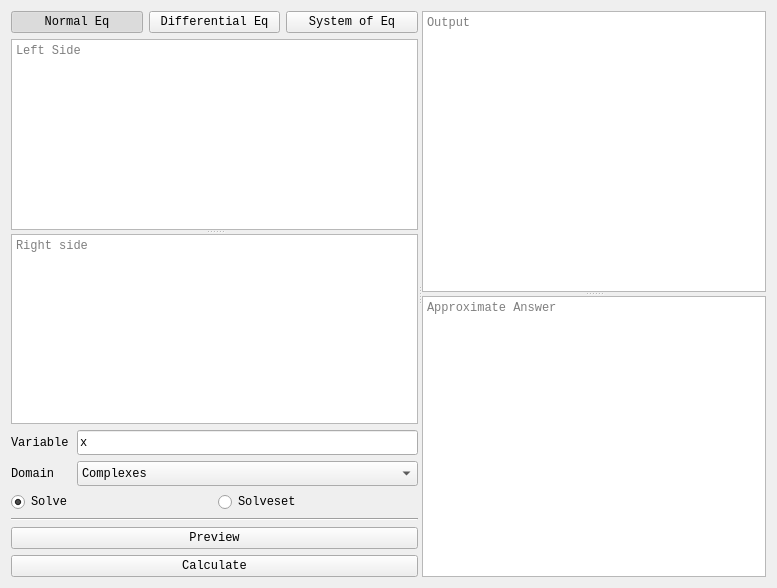
<?xml version="1.0" encoding="UTF-8"?>
<ui version="4.0">
 <class>Form</class>
 <widget class="QWidget" name="Form">
  <property name="geometry">
   <rect>
    <x>0</x>
    <y>0</y>
    <width>777</width>
    <height>588</height>
   </rect>
  </property>
  <property name="font">
   <font>
    <family>Courier New</family>
    <weight>50</weight>
    <bold>false</bold>
   </font>
  </property>
  <property name="windowTitle">
   <string>Form</string>
  </property>
  <property name="styleSheet">
   <string notr="true"/>
  </property>
  <layout class="QGridLayout" name="gridLayout">
   <item row="0" column="0">
    <widget class="QSplitter" name="splitter_3">
     <property name="orientation">
      <enum>Qt::Horizontal</enum>
     </property>
     <widget class="QWidget" name="layoutWidget">
      <layout class="QVBoxLayout" name="verticalLayout">
       <item>
        <widget class="QStackedWidget" name="eqStackedWidget">
         <property name="currentIndex">
          <number>0</number>
         </property>
         <widget class="QWidget" name="Normal">
          <layout class="QVBoxLayout" name="verticalLayout_2">
           <property name="leftMargin">
            <number>0</number>
           </property>
           <property name="topMargin">
            <number>0</number>
           </property>
           <property name="rightMargin">
            <number>0</number>
           </property>
           <property name="bottomMargin">
            <number>0</number>
           </property>
           <item>
            <layout class="QHBoxLayout" name="horizontalLayout_3">
             <property name="rightMargin">
              <number>0</number>
             </property>
             <item>
              <widget class="QPushButton" name="normalNormal">
               <property name="text">
                <string>Normal Eq</string>
               </property>
               <property name="checkable">
                <bool>true</bool>
               </property>
               <property name="checked">
                <bool>true</bool>
               </property>
               <property name="autoRepeat">
                <bool>false</bool>
               </property>
               <property name="autoExclusive">
                <bool>false</bool>
               </property>
              </widget>
             </item>
             <item>
              <widget class="QPushButton" name="normalDiff">
               <property name="mouseTracking">
                <bool>false</bool>
               </property>
               <property name="text">
                <string>Differential Eq</string>
               </property>
               <property name="checkable">
                <bool>true</bool>
               </property>
               <property name="autoRepeat">
                <bool>false</bool>
               </property>
               <property name="autoExclusive">
                <bool>false</bool>
               </property>
               <property name="autoDefault">
                <bool>false</bool>
               </property>
               <property name="default">
                <bool>false</bool>
               </property>
               <property name="flat">
                <bool>false</bool>
               </property>
              </widget>
             </item>
             <item>
              <widget class="QPushButton" name="normalSystem">
               <property name="text">
                <string>System of Eq</string>
               </property>
               <property name="checkable">
                <bool>true</bool>
               </property>
               <property name="autoExclusive">
                <bool>false</bool>
               </property>
              </widget>
             </item>
            </layout>
           </item>
           <item>
            <widget class="QSplitter" name="splitter_2">
             <property name="orientation">
              <enum>Qt::Vertical</enum>
             </property>
             <widget class="QTextEdit" name="EqNormalLeft">
              <property name="font">
               <font>
                <stylestrategy>PreferDefault</stylestrategy>
                <kerning>true</kerning>
               </font>
              </property>
              <property name="toolTip">
               <string>Left side of equation</string>
              </property>
              <property name="tabChangesFocus">
               <bool>true</bool>
              </property>
              <property name="lineWrapMode">
               <enum>QTextEdit::NoWrap</enum>
              </property>
              <property name="acceptRichText">
               <bool>false</bool>
              </property>
              <property name="placeholderText">
               <string>Left Side</string>
              </property>
             </widget>
             <widget class="QTextEdit" name="EqNormalRight">
              <property name="toolTip">
               <string>Right side of equation</string>
              </property>
              <property name="tabChangesFocus">
               <bool>true</bool>
              </property>
              <property name="acceptRichText">
               <bool>false</bool>
              </property>
              <property name="placeholderText">
               <string>Right side</string>
              </property>
             </widget>
            </widget>
           </item>
           <item>
            <layout class="QHBoxLayout" name="horizontalLayout_6">
             <item>
              <widget class="QLabel" name="label_2">
               <property name="minimumSize">
                <size>
                 <width>60</width>
                 <height>0</height>
                </size>
               </property>
               <property name="maximumSize">
                <size>
                 <width>60</width>
                 <height>16777215</height>
                </size>
               </property>
               <property name="toolTip">
                <string>Variable</string>
               </property>
               <property name="text">
                <string>Variable</string>
               </property>
              </widget>
             </item>
             <item>
              <widget class="QLineEdit" name="EqNormalVar">
               <property name="minimumSize">
                <size>
                 <width>0</width>
                 <height>25</height>
                </size>
               </property>
               <property name="toolTip">
                <string>Variable to solve for</string>
               </property>
               <property name="text">
                <string>x</string>
               </property>
              </widget>
             </item>
            </layout>
           </item>
           <item>
            <layout class="QHBoxLayout" name="horizontalLayout_2">
             <item>
              <widget class="QLabel" name="label">
               <property name="maximumSize">
                <size>
                 <width>60</width>
                 <height>16777215</height>
                </size>
               </property>
               <property name="toolTip">
                <string>Domain of equation, only works on Solveset unless 'verify domain' is checked</string>
               </property>
               <property name="text">
                <string>Domain</string>
               </property>
              </widget>
             </item>
             <item>
              <widget class="QComboBox" name="EqNormalDomain">
               <property name="minimumSize">
                <size>
                 <width>0</width>
                 <height>25</height>
                </size>
               </property>
               <property name="font">
                <font>
                 <family>Courier New</family>
                 <kerning>true</kerning>
                </font>
               </property>
               <property name="focusPolicy">
                <enum>Qt::WheelFocus</enum>
               </property>
               <property name="toolTip">
                <string>Domain of equation, only works on Solveset unless 'verify domain' is checked</string>
               </property>
               <property name="styleSheet">
                <string notr="true"/>
               </property>
               <property name="editable">
                <bool>false</bool>
               </property>
               <property name="currentIndex">
                <number>4</number>
               </property>
               <property name="frame">
                <bool>true</bool>
               </property>
               <item>
                <property name="text">
                 <string>Naturals</string>
                </property>
               </item>
               <item>
                <property name="text">
                 <string>Naturals0</string>
                </property>
               </item>
               <item>
                <property name="text">
                 <string>Integers</string>
                </property>
               </item>
               <item>
                <property name="text">
                 <string>Reals</string>
                </property>
               </item>
               <item>
                <property name="text">
                 <string>Complexes</string>
                </property>
               </item>
               <item>
                <property name="text">
                 <string>Interval(-oo, 0)</string>
                </property>
               </item>
              </widget>
             </item>
            </layout>
           </item>
           <item>
            <layout class="QHBoxLayout" name="horizontalLayout">
             <item>
              <widget class="QRadioButton" name="EqNormalSolve">
               <property name="toolTip">
                <string>Algebraically solves equation</string>
               </property>
               <property name="text">
                <string>Solve</string>
               </property>
               <property name="checkable">
                <bool>true</bool>
               </property>
               <property name="checked">
                <bool>true</bool>
               </property>
              </widget>
             </item>
             <item>
              <widget class="QRadioButton" name="EqNormalSolveSet">
               <property name="toolTip">
                <string>See SymPy 'Solveset' for more information</string>
               </property>
               <property name="text">
                <string>Solveset</string>
               </property>
              </widget>
             </item>
            </layout>
           </item>
          </layout>
         </widget>
         <widget class="QWidget" name="Diff">
          <layout class="QVBoxLayout" name="verticalLayout_3">
           <property name="leftMargin">
            <number>0</number>
           </property>
           <property name="topMargin">
            <number>0</number>
           </property>
           <property name="rightMargin">
            <number>0</number>
           </property>
           <property name="bottomMargin">
            <number>0</number>
           </property>
           <item>
            <layout class="QHBoxLayout" name="horizontalLayout_4">
             <property name="rightMargin">
              <number>0</number>
             </property>
             <item>
              <widget class="QPushButton" name="diffNormal">
               <property name="toolTip">
                <string>Normal Equation</string>
               </property>
               <property name="text">
                <string>Normal Eq</string>
               </property>
               <property name="checkable">
                <bool>true</bool>
               </property>
               <property name="checked">
                <bool>false</bool>
               </property>
               <property name="autoExclusive">
                <bool>false</bool>
               </property>
              </widget>
             </item>
             <item>
              <widget class="QPushButton" name="diffDiff">
               <property name="toolTip">
                <string>Differential Equation</string>
               </property>
               <property name="text">
                <string>Differential Eq</string>
               </property>
               <property name="checkable">
                <bool>true</bool>
               </property>
               <property name="checked">
                <bool>false</bool>
               </property>
               <property name="autoExclusive">
                <bool>false</bool>
               </property>
              </widget>
             </item>
             <item>
              <widget class="QPushButton" name="diffSystem">
               <property name="toolTip">
                <string>System of Equations</string>
               </property>
               <property name="text">
                <string>System of Eq</string>
               </property>
               <property name="checkable">
                <bool>true</bool>
               </property>
               <property name="autoExclusive">
                <bool>false</bool>
               </property>
              </widget>
             </item>
            </layout>
           </item>
           <item>
            <widget class="QTextEdit" name="EqDiffLeft">
             <property name="toolTip">
              <string>Left side of equation, to type derivative use either f''(x) or SymPy's diff(). Previewing will show classifications</string>
             </property>
             <property name="tabChangesFocus">
              <bool>true</bool>
             </property>
             <property name="html">
              <string>&lt;!DOCTYPE HTML PUBLIC &quot;-//W3C//DTD HTML 4.0//EN&quot; &quot;http://www.w3.org/TR/REC-html40/strict.dtd&quot;&gt;
&lt;html&gt;&lt;head&gt;&lt;meta name=&quot;qrichtext&quot; content=&quot;1&quot; /&gt;&lt;style type=&quot;text/css&quot;&gt;
p, li { white-space: pre-wrap; }
&lt;/style&gt;&lt;/head&gt;&lt;body style=&quot; font-family:'Courier New'; font-size:8.25pt; font-weight:400; font-style:normal;&quot;&gt;
&lt;p style=&quot;-qt-paragraph-type:empty; margin-top:0px; margin-bottom:0px; margin-left:0px; margin-right:0px; -qt-block-indent:0; text-indent:0px;&quot;&gt;&lt;br /&gt;&lt;/p&gt;&lt;/body&gt;&lt;/html&gt;</string>
             </property>
             <property name="acceptRichText">
              <bool>false</bool>
             </property>
             <property name="placeholderText">
              <string>Left Side</string>
             </property>
            </widget>
           </item>
           <item>
            <widget class="QTextEdit" name="EqDiffRight">
             <property name="toolTip">
              <string>Right side of equation, to type derivative use either f''(x) or SymPy's diff(). Previewing will show classifications</string>
             </property>
             <property name="tabChangesFocus">
              <bool>true</bool>
             </property>
             <property name="acceptRichText">
              <bool>false</bool>
             </property>
             <property name="placeholderText">
              <string>Right Side</string>
             </property>
            </widget>
           </item>
           <item>
            <layout class="QHBoxLayout" name="horizontalLayout_12">
             <item>
              <widget class="QLabel" name="label_3">
               <property name="minimumSize">
                <size>
                 <width>56</width>
                 <height>0</height>
                </size>
               </property>
               <property name="text">
                <string>Hint</string>
               </property>
              </widget>
             </item>
             <item>
              <widget class="QLineEdit" name="EqDiffHint">
               <property name="toolTip">
                <string>The solving method that you want dsolve to use</string>
               </property>
              </widget>
             </item>
            </layout>
           </item>
           <item>
            <layout class="QHBoxLayout" name="horizontalLayout_5">
             <item>
              <widget class="QLabel" name="label_5">
               <property name="text">
                <string>Function</string>
               </property>
              </widget>
             </item>
             <item>
              <widget class="QLineEdit" name="EqDiffFunc">
               <property name="toolTip">
                <string>Function of one variable whose derivatives in that variable make up the ordinary differential equation</string>
               </property>
               <property name="text">
                <string>f(x)</string>
               </property>
              </widget>
             </item>
            </layout>
           </item>
          </layout>
         </widget>
         <widget class="QWidget" name="System">
          <layout class="QVBoxLayout" name="verticalLayout_4">
           <property name="leftMargin">
            <number>0</number>
           </property>
           <property name="topMargin">
            <number>0</number>
           </property>
           <property name="rightMargin">
            <number>0</number>
           </property>
           <property name="bottomMargin">
            <number>0</number>
           </property>
           <item>
            <layout class="QHBoxLayout" name="horizontalLayout_7">
             <property name="rightMargin">
              <number>0</number>
             </property>
             <item>
              <widget class="QPushButton" name="systemNormal">
               <property name="text">
                <string>Normal Eq</string>
               </property>
               <property name="checkable">
                <bool>true</bool>
               </property>
               <property name="autoExclusive">
                <bool>false</bool>
               </property>
              </widget>
             </item>
             <item>
              <widget class="QPushButton" name="systemDiff">
               <property name="text">
                <string>Differential Eq</string>
               </property>
               <property name="checkable">
                <bool>true</bool>
               </property>
               <property name="autoExclusive">
                <bool>false</bool>
               </property>
              </widget>
             </item>
             <item>
              <widget class="QPushButton" name="systemSystem">
               <property name="text">
                <string>System of Eq</string>
               </property>
               <property name="checkable">
                <bool>true</bool>
               </property>
               <property name="checked">
                <bool>false</bool>
               </property>
               <property name="autoExclusive">
                <bool>false</bool>
               </property>
              </widget>
             </item>
            </layout>
           </item>
           <item>
            <layout class="QHBoxLayout" name="horizontalLayout_8">
             <item>
              <widget class="QLabel" name="label_7">
               <property name="maximumSize">
                <size>
                 <width>137</width>
                 <height>16777215</height>
                </size>
               </property>
               <property name="toolTip">
                <string>Number of Equations</string>
               </property>
               <property name="text">
                <string>Number of Equations</string>
               </property>
              </widget>
             </item>
             <item>
              <widget class="QSpinBox" name="EqSysNo">
               <property name="minimumSize">
                <size>
                 <width>0</width>
                 <height>30</height>
                </size>
               </property>
               <property name="toolTip">
                <string>Number of equations</string>
               </property>
               <property name="styleSheet">
                <string notr="true"/>
               </property>
               <property name="minimum">
                <number>1</number>
               </property>
               <property name="maximum">
                <number>999</number>
               </property>
              </widget>
             </item>
            </layout>
           </item>
           <item>
            <widget class="QScrollArea" name="EqSysScroll">
             <property name="verticalScrollBarPolicy">
              <enum>Qt::ScrollBarAsNeeded</enum>
             </property>
             <property name="horizontalScrollBarPolicy">
              <enum>Qt::ScrollBarAsNeeded</enum>
             </property>
             <property name="sizeAdjustPolicy">
              <enum>QAbstractScrollArea::AdjustToContentsOnFirstShow</enum>
             </property>
             <property name="widgetResizable">
              <bool>true</bool>
             </property>
             <widget class="QWidget" name="scrollAreaWidgetContents">
              <property name="geometry">
               <rect>
                <x>0</x>
                <y>0</y>
                <width>98</width>
                <height>28</height>
               </rect>
              </property>
             </widget>
            </widget>
           </item>
           <item>
            <layout class="QHBoxLayout" name="horizontalLayout_11">
             <item>
              <widget class="QLabel" name="label_6">
               <property name="maximumSize">
                <size>
                 <width>77</width>
                 <height>16777215</height>
                </size>
               </property>
               <property name="toolTip">
                <string>Solve type</string>
               </property>
               <property name="text">
                <string>Solve Type</string>
               </property>
              </widget>
             </item>
             <item>
              <widget class="QRadioButton" name="EqSysTypeNormal">
               <property name="toolTip">
                <string>Solves a system of normal equations</string>
               </property>
               <property name="text">
                <string>Normal</string>
               </property>
               <property name="checked">
                <bool>true</bool>
               </property>
              </widget>
             </item>
             <item>
              <widget class="QRadioButton" name="EqSysTypeDiff">
               <property name="toolTip">
                <string>Solves a system of differential equations</string>
               </property>
               <property name="text">
                <string>ODE</string>
               </property>
              </widget>
             </item>
            </layout>
           </item>
           <item>
            <layout class="QHBoxLayout" name="horizontalLayout_10">
             <item>
              <widget class="QLabel" name="label_4">
               <property name="maximumSize">
                <size>
                 <width>77</width>
                 <height>16777215</height>
                </size>
               </property>
               <property name="text">
                <string>Domain</string>
               </property>
              </widget>
             </item>
             <item>
              <widget class="QComboBox" name="EqSysDomain">
               <property name="minimumSize">
                <size>
                 <width>0</width>
                 <height>25</height>
                </size>
               </property>
               <property name="font">
                <font>
                 <family>Courier New</family>
                 <kerning>true</kerning>
                </font>
               </property>
               <property name="focusPolicy">
                <enum>Qt::WheelFocus</enum>
               </property>
               <property name="toolTip">
                <string>Domain of equation, only works on Solveset unless 'verify domain' is checked</string>
               </property>
               <property name="styleSheet">
                <string notr="true"/>
               </property>
               <property name="editable">
                <bool>false</bool>
               </property>
               <property name="currentIndex">
                <number>4</number>
               </property>
               <property name="frame">
                <bool>true</bool>
               </property>
               <item>
                <property name="text">
                 <string>Naturals</string>
                </property>
               </item>
               <item>
                <property name="text">
                 <string>Naturals0</string>
                </property>
               </item>
               <item>
                <property name="text">
                 <string>Integers</string>
                </property>
               </item>
               <item>
                <property name="text">
                 <string>Reals</string>
                </property>
               </item>
               <item>
                <property name="text">
                 <string>Complexes</string>
                </property>
               </item>
               <item>
                <property name="text">
                 <string>Interval(-oo, 0)</string>
                </property>
               </item>
              </widget>
             </item>
            </layout>
           </item>
           <item>
            <layout class="QHBoxLayout" name="horizontalLayout_9">
             <item>
              <widget class="QLabel" name="label_8">
               <property name="toolTip">
                <string>Enter variables to solve for separated by anything other than a-z, 0-9, and _</string>
               </property>
               <property name="text">
                <string>Variable(s)</string>
               </property>
              </widget>
             </item>
             <item>
              <widget class="QLineEdit" name="EqSysVar">
               <property name="toolTip">
                <string>Enter variables to solve for separated by anything other than a-z, 0-9, (), and _</string>
               </property>
              </widget>
             </item>
            </layout>
           </item>
          </layout>
         </widget>
        </widget>
       </item>
       <item>
        <widget class="Line" name="line">
         <property name="orientation">
          <enum>Qt::Horizontal</enum>
         </property>
        </widget>
       </item>
       <item>
        <widget class="QPushButton" name="EqPrev">
         <property name="toolTip">
          <string>Preview the equation</string>
         </property>
         <property name="text">
          <string>Preview</string>
         </property>
         <property name="autoDefault">
          <bool>true</bool>
         </property>
        </widget>
       </item>
       <item>
        <widget class="QPushButton" name="EqCalc">
         <property name="sizePolicy">
          <sizepolicy hsizetype="Minimum" vsizetype="Fixed">
           <horstretch>0</horstretch>
           <verstretch>0</verstretch>
          </sizepolicy>
         </property>
         <property name="toolTip">
          <string>Calculate the equation - Shift + Enter</string>
         </property>
         <property name="text">
          <string>Calculate</string>
         </property>
         <property name="autoDefault">
          <bool>true</bool>
         </property>
        </widget>
       </item>
      </layout>
      <zorder>line</zorder>
      <zorder>EqPrev</zorder>
      <zorder>EqCalc</zorder>
      <zorder>eqStackedWidget</zorder>
     </widget>
     <widget class="QSplitter" name="splitter">
      <property name="orientation">
       <enum>Qt::Vertical</enum>
      </property>
      <property name="childrenCollapsible">
       <bool>false</bool>
      </property>
      <widget class="QTextBrowser" name="EqOut">
       <property name="toolTip">
        <string>Exact answer of calculation</string>
       </property>
       <property name="lineWrapMode">
        <enum>QTextEdit::NoWrap</enum>
       </property>
       <property name="placeholderText">
        <string>Output</string>
       </property>
      </widget>
      <widget class="QTextBrowser" name="EqApprox">
       <property name="sizePolicy">
        <sizepolicy hsizetype="Expanding" vsizetype="Ignored">
         <horstretch>0</horstretch>
         <verstretch>0</verstretch>
        </sizepolicy>
       </property>
       <property name="toolTip">
        <string>Approximate answer of calculation</string>
       </property>
       <property name="placeholderText">
        <string>Approximate Answer</string>
       </property>
      </widget>
     </widget>
    </widget>
   </item>
  </layout>
 </widget>
 <resources/>
 <connections/>
</ui>
